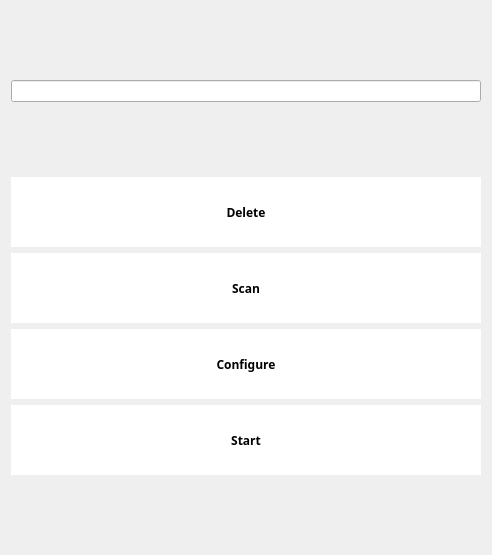
<?xml version="1.0" encoding="UTF-8"?>
<ui version="4.0">
 <class>Project</class>
 <widget class="QWidget" name="Project">
  <property name="geometry">
   <rect>
    <x>0</x>
    <y>0</y>
    <width>492</width>
    <height>555</height>
   </rect>
  </property>
  <property name="windowTitle">
   <string>Recognizer</string>
  </property>
  <property name="styleSheet">
   <string notr="true">QPushButton {
	background-color:white;
	border:none;
	width:70px;
	height:70px;
	
}
QPushButton:hover{
	background-color:lightgrey;
}
QPushButton:pressed{
	background-color:silver;
}

</string>
  </property>
  <layout class="QGridLayout" name="gridLayout">
   <item row="1" column="0">
    <layout class="QHBoxLayout" name="horizontalLayout">
     <item>
      <layout class="QVBoxLayout" name="verticalLayout">
       <item>
        <widget class="QPushButton" name="pushButton_2">
         <property name="sizePolicy">
          <sizepolicy hsizetype="Minimum" vsizetype="Fixed">
           <horstretch>0</horstretch>
           <verstretch>0</verstretch>
          </sizepolicy>
         </property>
         <property name="font">
          <font>
           <family>Segoe UI Semibold</family>
           <weight>75</weight>
           <bold>true</bold>
          </font>
         </property>
         <property name="text">
          <string>Delete</string>
         </property>
        </widget>
       </item>
       <item>
        <widget class="QPushButton" name="pushButton_4">
         <property name="sizePolicy">
          <sizepolicy hsizetype="Minimum" vsizetype="Fixed">
           <horstretch>0</horstretch>
           <verstretch>0</verstretch>
          </sizepolicy>
         </property>
         <property name="font">
          <font>
           <family>Segoe UI Semibold</family>
           <weight>75</weight>
           <bold>true</bold>
          </font>
         </property>
         <property name="text">
          <string>Scan</string>
         </property>
        </widget>
       </item>
       <item>
        <widget class="QPushButton" name="pushButton_3">
         <property name="sizePolicy">
          <sizepolicy hsizetype="Minimum" vsizetype="Fixed">
           <horstretch>0</horstretch>
           <verstretch>0</verstretch>
          </sizepolicy>
         </property>
         <property name="font">
          <font>
           <family>Segoe UI Semibold</family>
           <weight>75</weight>
           <bold>true</bold>
          </font>
         </property>
         <property name="text">
          <string>Configure</string>
         </property>
        </widget>
       </item>
       <item>
        <widget class="QPushButton" name="pushButton">
         <property name="sizePolicy">
          <sizepolicy hsizetype="Minimum" vsizetype="Fixed">
           <horstretch>0</horstretch>
           <verstretch>0</verstretch>
          </sizepolicy>
         </property>
         <property name="font">
          <font>
           <family>Segoe UI Semibold</family>
           <weight>75</weight>
           <bold>true</bold>
          </font>
         </property>
         <property name="text">
          <string>Start</string>
         </property>
        </widget>
       </item>
      </layout>
     </item>
    </layout>
   </item>
   <item row="0" column="0">
    <widget class="QLineEdit" name="lineEdit">
     <property name="sizePolicy">
      <sizepolicy hsizetype="Expanding" vsizetype="Fixed">
       <horstretch>0</horstretch>
       <verstretch>0</verstretch>
      </sizepolicy>
     </property>
    </widget>
   </item>
  </layout>
 </widget>
 <resources/>
 <connections/>
</ui>
